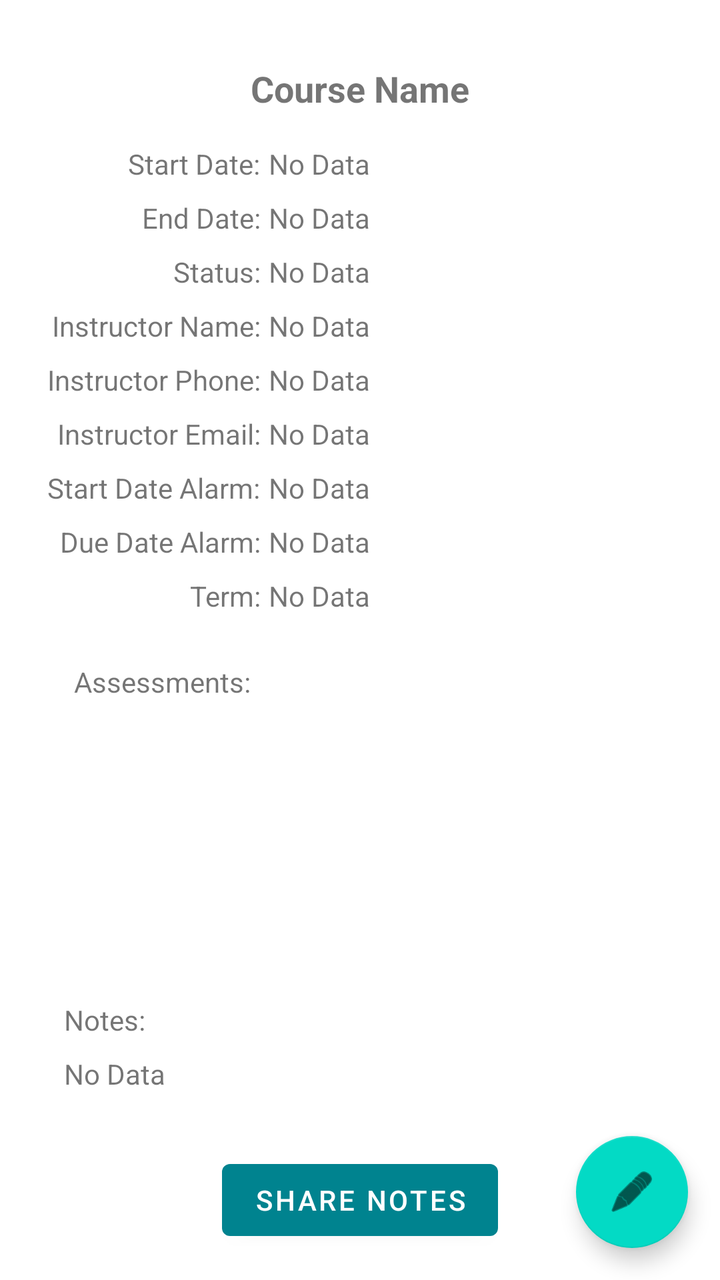
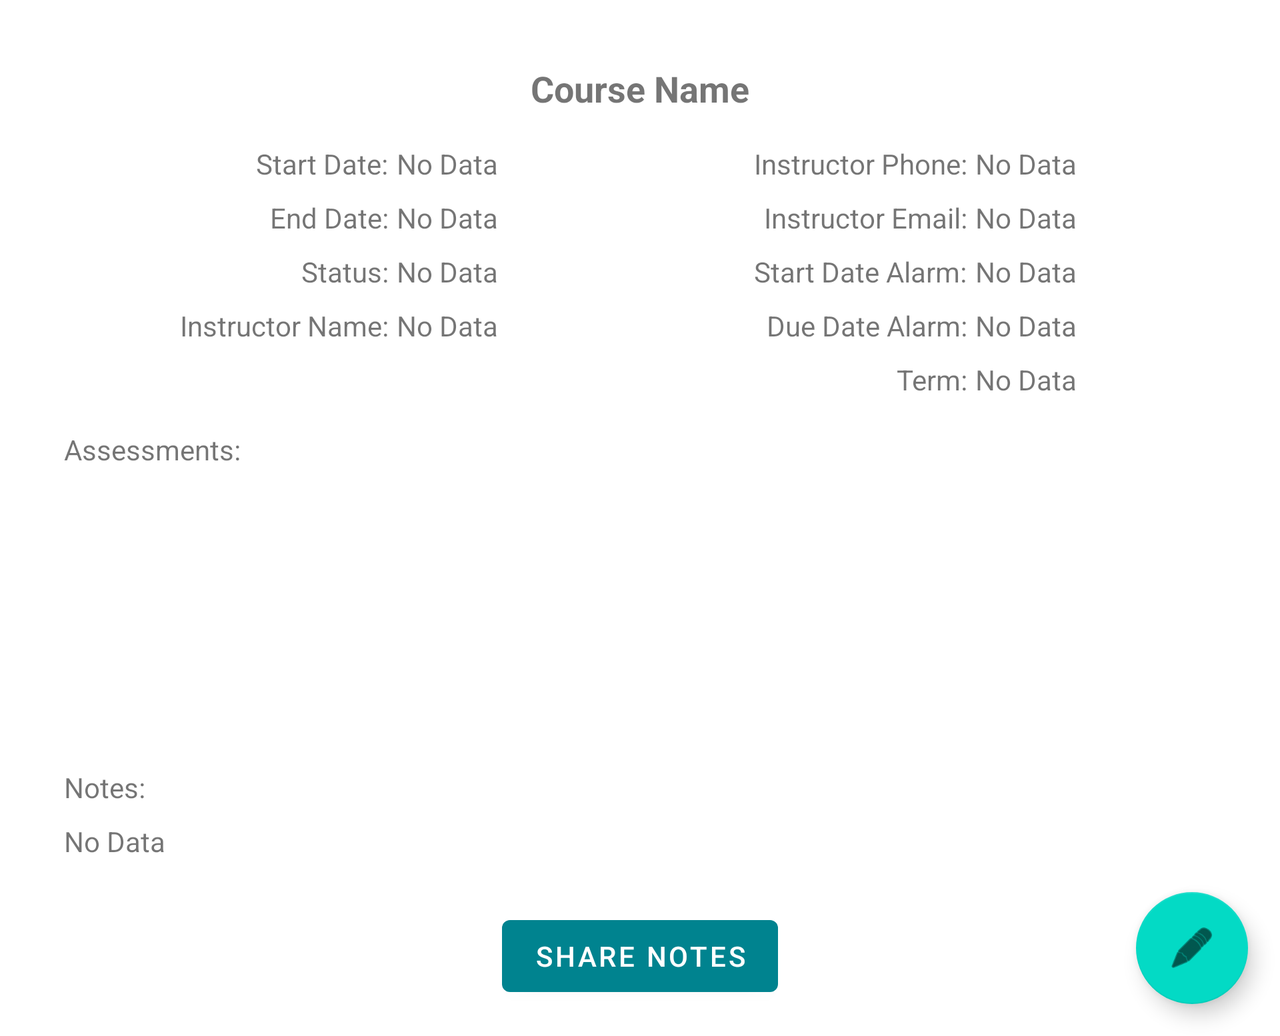

Two renders of one Android screen. The first uses the default layout on a phone; the second uses the alternative layout the repository ships for a different screen configuration, on a matching device. The two XML files are below.
<!-- AndroidManifest.xml: application theme Theme.TermManager -->
<!-- res/layout/course_detail.xml -->
<?xml version="1.0" encoding="utf-8"?>
<ScrollView xmlns:android="http://schemas.android.com/apk/res/android"
    xmlns:app="http://schemas.android.com/apk/res-auto"
    xmlns:tools="http://schemas.android.com/tools"
    android:layout_width="match_parent"
    android:layout_height="match_parent"
    android:fillViewport="true"
    android:isScrollContainer="true"
    android:scrollIndicators="right"
    android:scrollbarStyle="insideOverlay"
    tools:context=".CourseEditActivity">

    <androidx.constraintlayout.widget.ConstraintLayout
        android:layout_width="match_parent"
        android:layout_height="match_parent">

        <TextView
            android:id="@+id/courseNameText"
            android:layout_width="wrap_content"
            android:layout_height="wrap_content"
            android:layout_marginStart="16dp"
            android:layout_marginTop="32dp"
            android:layout_marginEnd="16dp"
            android:text="Course Name"
            android:textSize="18sp"
            android:textStyle="bold"
            app:layout_constraintEnd_toEndOf="parent"
            app:layout_constraintStart_toStartOf="parent"
            app:layout_constraintTop_toTopOf="parent" />

        <TextView
            android:id="@+id/textView11"
            android:layout_width="wrap_content"
            android:layout_height="wrap_content"
            android:layout_marginStart="64dp"
            android:layout_marginTop="16dp"
            android:text="Start Date:"
            app:layout_constraintStart_toStartOf="parent"
            app:layout_constraintTop_toBottomOf="@+id/courseNameText" />

        <TextView
            android:id="@+id/textView12"
            android:layout_width="wrap_content"
            android:layout_height="wrap_content"
            android:layout_marginTop="8dp"
            android:text="End Date:"
            app:layout_constraintEnd_toEndOf="@+id/textView11"
            app:layout_constraintTop_toBottomOf="@+id/textView11" />

        <TextView
            android:id="@+id/startDateText"
            android:layout_width="wrap_content"
            android:layout_height="wrap_content"
            android:layout_marginStart="4dp"
            android:text="No Data"
            app:layout_constraintStart_toEndOf="@+id/textView11"
            app:layout_constraintTop_toTopOf="@+id/textView11" />

        <TextView
            android:id="@+id/endDateText"
            android:layout_width="wrap_content"
            android:layout_height="wrap_content"
            android:layout_marginStart="4dp"
            android:layout_marginTop="8dp"
            android:text="No Data"
            app:layout_constraintStart_toEndOf="@+id/textView12"
            app:layout_constraintTop_toBottomOf="@+id/startDateText" />

        <ListView
            android:id="@+id/courseDetailListView"
            android:layout_width="0dp"
            android:layout_height="wrap_content"
            android:layout_marginStart="32dp"
            android:layout_marginTop="16dp"
            android:layout_marginEnd="32dp"
            android:layout_marginBottom="16dp"
            android:divider="@null"
            app:layout_constraintBottom_toTopOf="@+id/textView30"
            app:layout_constraintEnd_toEndOf="parent"
            app:layout_constraintStart_toStartOf="parent"
            app:layout_constraintTop_toBottomOf="@+id/textView21" />

        <com.google.android.material.floatingactionbutton.FloatingActionButton
            android:id="@+id/courseDetailFAB"
            android:layout_width="wrap_content"
            android:layout_height="wrap_content"
            android:layout_marginEnd="16dp"
            android:layout_marginBottom="16dp"
            android:clickable="true"
            app:layout_constraintBottom_toBottomOf="parent"
            app:layout_constraintEnd_toEndOf="parent"
            app:srcCompat="@android:drawable/ic_menu_edit" />

        <TextView
            android:id="@+id/textView15"
            android:layout_width="wrap_content"
            android:layout_height="wrap_content"
            android:layout_marginTop="8dp"
            android:text="Status:"
            app:layout_constraintEnd_toEndOf="@+id/textView12"
            app:layout_constraintTop_toBottomOf="@+id/textView12" />

        <TextView
            android:id="@+id/textView16"
            android:layout_width="wrap_content"
            android:layout_height="wrap_content"
            android:layout_marginTop="8dp"
            android:text="Instructor Name:"
            app:layout_constraintEnd_toEndOf="@+id/textView15"
            app:layout_constraintTop_toBottomOf="@+id/textView15" />

        <TextView
            android:id="@+id/textView17"
            android:layout_width="wrap_content"
            android:layout_height="wrap_content"
            android:layout_marginTop="8dp"
            android:text="Instructor Phone:"
            app:layout_constraintEnd_toEndOf="@+id/textView16"
            app:layout_constraintTop_toBottomOf="@+id/textView16" />

        <TextView
            android:id="@+id/textView18"
            android:layout_width="wrap_content"
            android:layout_height="wrap_content"
            android:layout_marginTop="8dp"
            android:text="Instructor Email:"
            app:layout_constraintEnd_toEndOf="@+id/textView17"
            app:layout_constraintTop_toBottomOf="@+id/textView17" />

        <TextView
            android:id="@+id/textView19"
            android:layout_width="wrap_content"
            android:layout_height="wrap_content"
            android:layout_marginTop="8dp"
            android:text="Start Date Alarm:"
            app:layout_constraintEnd_toEndOf="@+id/textView18"
            app:layout_constraintTop_toBottomOf="@+id/textView18" />

        <TextView
            android:id="@+id/textView20"
            android:layout_width="wrap_content"
            android:layout_height="wrap_content"
            android:layout_marginTop="8dp"
            android:text="Due Date Alarm:"
            app:layout_constraintEnd_toEndOf="@+id/textView19"
            app:layout_constraintTop_toBottomOf="@+id/textView19" />

        <TextView
            android:id="@+id/textView21"
            android:layout_width="wrap_content"
            android:layout_height="wrap_content"
            android:layout_marginStart="32dp"
            android:layout_marginTop="24dp"
            android:text="Assessments:"
            app:layout_constraintEnd_toEndOf="@+id/textView20"
            app:layout_constraintStart_toStartOf="parent"
            app:layout_constraintTop_toBottomOf="@+id/textView33" />

        <TextView
            android:id="@+id/statusText"
            android:layout_width="wrap_content"
            android:layout_height="wrap_content"
            android:layout_marginStart="4dp"
            android:layout_marginTop="8dp"
            android:text="No Data"
            app:layout_constraintStart_toEndOf="@+id/textView15"
            app:layout_constraintTop_toBottomOf="@+id/endDateText" />

        <TextView
            android:id="@+id/instructorNameText"
            android:layout_width="wrap_content"
            android:layout_height="wrap_content"
            android:layout_marginStart="4dp"
            android:layout_marginTop="8dp"
            android:text="No Data"
            app:layout_constraintStart_toEndOf="@+id/textView16"
            app:layout_constraintTop_toBottomOf="@+id/statusText" />

        <TextView
            android:id="@+id/instructorPhoneText"
            android:layout_width="wrap_content"
            android:layout_height="wrap_content"
            android:layout_marginStart="4dp"
            android:layout_marginTop="8dp"
            android:text="No Data"
            app:layout_constraintStart_toEndOf="@+id/textView17"
            app:layout_constraintTop_toBottomOf="@+id/instructorNameText" />

        <TextView
            android:id="@+id/instructorEmailText"
            android:layout_width="wrap_content"
            android:layout_height="wrap_content"
            android:layout_marginStart="4dp"
            android:layout_marginTop="8dp"
            android:text="No Data"
            app:layout_constraintStart_toEndOf="@+id/textView18"
            app:layout_constraintTop_toBottomOf="@+id/instructorPhoneText" />

        <TextView
            android:id="@+id/startDateAlarmText"
            android:layout_width="wrap_content"
            android:layout_height="wrap_content"
            android:layout_marginStart="4dp"
            android:layout_marginTop="8dp"
            android:text="No Data"
            app:layout_constraintStart_toEndOf="@+id/textView19"
            app:layout_constraintTop_toBottomOf="@+id/instructorEmailText" />

        <TextView
            android:id="@+id/dueDateAlarmText"
            android:layout_width="wrap_content"
            android:layout_height="wrap_content"
            android:layout_marginStart="4dp"
            android:layout_marginTop="8dp"
            android:text="No Data"
            app:layout_constraintStart_toEndOf="@+id/textView20"
            app:layout_constraintTop_toBottomOf="@+id/startDateAlarmText" />

        <TextView
            android:id="@+id/textView30"
            android:layout_width="wrap_content"
            android:layout_height="wrap_content"
            android:layout_marginTop="150dp"
            android:text="Notes:"
            app:layout_constraintStart_toStartOf="@+id/courseDetailNotesText"
            app:layout_constraintTop_toBottomOf="@+id/textView21" />

        <TextView
            android:id="@+id/courseDetailNotesText"
            android:layout_width="0dp"
            android:layout_height="0dp"
            android:layout_marginStart="32dp"
            android:layout_marginTop="8dp"
            android:layout_marginEnd="32dp"
            android:layout_marginBottom="16dp"
            android:scrollIndicators="right"
            android:scrollbars="vertical"
            android:text="No Data"
            android:verticalScrollbarPosition="defaultPosition"
            app:layout_constraintBottom_toTopOf="@+id/courseDetailFAB"
            app:layout_constraintEnd_toEndOf="parent"
            app:layout_constraintStart_toStartOf="parent"
            app:layout_constraintTop_toBottomOf="@+id/textView30" />

        <Button
            android:id="@+id/courseDetailShareButton"
            android:layout_width="wrap_content"
            android:layout_height="wrap_content"
            android:layout_marginBottom="16dp"
            android:text="Share Notes"
            app:layout_constraintBottom_toBottomOf="parent"
            app:layout_constraintEnd_toEndOf="parent"
            app:layout_constraintStart_toStartOf="parent" />

        <TextView
            android:id="@+id/textView33"
            android:layout_width="wrap_content"
            android:layout_height="wrap_content"
            android:layout_marginTop="8dp"
            android:text="Term:"
            app:layout_constraintEnd_toEndOf="@+id/textView20"
            app:layout_constraintTop_toBottomOf="@+id/textView20" />

        <TextView
            android:id="@+id/courseTermNameText"
            android:layout_width="wrap_content"
            android:layout_height="wrap_content"
            android:layout_marginStart="4dp"
            android:layout_marginTop="8dp"
            android:text="No Data"
            app:layout_constraintStart_toEndOf="@+id/textView33"
            app:layout_constraintTop_toBottomOf="@+id/dueDateAlarmText" />

    </androidx.constraintlayout.widget.ConstraintLayout>
</ScrollView>
<!-- resources referenced by this layout -->
<resources>
  <style name="Theme.TermManager" parent="Theme.MaterialComponents.DayNight.DarkActionBar">
          
          <item name="colorPrimary">#00838F</item>
          <item name="colorPrimaryVariant">@color/black</item>
          <item name="colorOnPrimary">@color/white</item>
          
          <item name="colorSecondary">@color/teal_200</item>
          <item name="colorSecondaryVariant">@color/teal_700</item>
          <item name="colorOnSecondary">@color/black</item>
          
          <item name="android:statusBarColor" tools:targetApi="l">?attr/colorPrimaryVariant</item>
          
      </style>
</resources>
<!-- res/layout-land/course_detail.xml (the repository's variant of the layout above) -->
<!-- drawn on the phone turned sideways -->
<?xml version="1.0" encoding="utf-8"?>
<ScrollView xmlns:android="http://schemas.android.com/apk/res/android"
    xmlns:app="http://schemas.android.com/apk/res-auto"
    xmlns:tools="http://schemas.android.com/tools"
    android:layout_width="match_parent"
    android:layout_height="match_parent"
    android:fillViewport="true"
    android:isScrollContainer="true"
    android:scrollIndicators="right"
    android:scrollbarStyle="insideOverlay"
    tools:context=".CourseEditActivity">

    <androidx.constraintlayout.widget.ConstraintLayout
        android:layout_width="match_parent"
        android:layout_height="match_parent">

        <TextView
            android:id="@+id/courseNameText"
            android:layout_width="wrap_content"
            android:layout_height="wrap_content"
            android:layout_marginStart="16dp"
            android:layout_marginTop="32dp"
            android:layout_marginEnd="16dp"
            android:text="Course Name"
            android:textSize="18sp"
            android:textStyle="bold"
            app:layout_constraintEnd_toEndOf="parent"
            app:layout_constraintStart_toStartOf="parent"
            app:layout_constraintTop_toTopOf="parent" />

        <TextView
            android:id="@+id/textView11"
            android:layout_width="wrap_content"
            android:layout_height="wrap_content"
            android:layout_marginStart="128dp"
            android:layout_marginTop="16dp"
            android:text="Start Date:"
            app:layout_constraintStart_toStartOf="parent"
            app:layout_constraintTop_toBottomOf="@+id/courseNameText" />

        <TextView
            android:id="@+id/textView12"
            android:layout_width="wrap_content"
            android:layout_height="wrap_content"
            android:layout_marginTop="8dp"
            android:text="End Date:"
            app:layout_constraintEnd_toEndOf="@+id/textView11"
            app:layout_constraintTop_toBottomOf="@+id/textView11" />

        <TextView
            android:id="@+id/startDateText"
            android:layout_width="wrap_content"
            android:layout_height="wrap_content"
            android:layout_marginStart="4dp"
            android:text="No Data"
            app:layout_constraintStart_toEndOf="@+id/textView11"
            app:layout_constraintTop_toTopOf="@+id/textView11" />

        <TextView
            android:id="@+id/endDateText"
            android:layout_width="wrap_content"
            android:layout_height="wrap_content"
            android:layout_marginStart="4dp"
            android:layout_marginTop="8dp"
            android:text="No Data"
            app:layout_constraintStart_toEndOf="@+id/textView12"
            app:layout_constraintTop_toBottomOf="@+id/startDateText" />

        <ListView
            android:id="@+id/courseDetailListView"
            android:layout_width="0dp"
            android:layout_height="wrap_content"
            android:layout_marginStart="32dp"
            android:layout_marginTop="16dp"
            android:layout_marginEnd="32dp"
            android:layout_marginBottom="16dp"
            android:divider="@null"
            app:layout_constraintBottom_toTopOf="@+id/textView30"
            app:layout_constraintEnd_toEndOf="parent"
            app:layout_constraintStart_toStartOf="parent"
            app:layout_constraintTop_toBottomOf="@+id/textView21" />

        <com.google.android.material.floatingactionbutton.FloatingActionButton
            android:id="@+id/courseDetailFAB"
            android:layout_width="wrap_content"
            android:layout_height="wrap_content"
            android:layout_marginEnd="16dp"
            android:layout_marginBottom="16dp"
            android:clickable="true"
            app:layout_constraintBottom_toBottomOf="parent"
            app:layout_constraintEnd_toEndOf="parent"
            app:srcCompat="@android:drawable/ic_menu_edit" />

        <TextView
            android:id="@+id/textView15"
            android:layout_width="wrap_content"
            android:layout_height="wrap_content"
            android:layout_marginTop="8dp"
            android:text="Status:"
            app:layout_constraintEnd_toEndOf="@+id/textView12"
            app:layout_constraintTop_toBottomOf="@+id/textView12" />

        <TextView
            android:id="@+id/textView16"
            android:layout_width="wrap_content"
            android:layout_height="wrap_content"
            android:layout_marginTop="8dp"
            android:text="Instructor Name:"
            app:layout_constraintEnd_toEndOf="@+id/textView15"
            app:layout_constraintTop_toBottomOf="@+id/textView15" />

        <TextView
            android:id="@+id/textView17"
            android:layout_width="wrap_content"
            android:layout_height="wrap_content"
            android:layout_marginStart="128dp"
            android:text="Instructor Phone:"
            app:layout_constraintBaseline_toBaselineOf="@+id/textView11"
            app:layout_constraintStart_toEndOf="@+id/startDateText" />

        <TextView
            android:id="@+id/textView18"
            android:layout_width="wrap_content"
            android:layout_height="wrap_content"
            android:layout_marginTop="8dp"
            android:text="Instructor Email:"
            app:layout_constraintEnd_toEndOf="@+id/textView17"
            app:layout_constraintTop_toBottomOf="@+id/textView17" />

        <TextView
            android:id="@+id/textView19"
            android:layout_width="wrap_content"
            android:layout_height="wrap_content"
            android:layout_marginTop="8dp"
            android:text="Start Date Alarm:"
            app:layout_constraintEnd_toEndOf="@+id/textView18"
            app:layout_constraintTop_toBottomOf="@+id/textView18" />

        <TextView
            android:id="@+id/textView20"
            android:layout_width="wrap_content"
            android:layout_height="wrap_content"
            android:layout_marginTop="8dp"
            android:text="Due Date Alarm:"
            app:layout_constraintEnd_toEndOf="@+id/textView19"
            app:layout_constraintTop_toBottomOf="@+id/textView19" />

        <TextView
            android:id="@+id/textView21"
            android:layout_width="wrap_content"
            android:layout_height="wrap_content"
            android:layout_marginStart="32dp"
            android:layout_marginTop="16dp"
            android:text="Assessments:"
            app:layout_constraintStart_toStartOf="parent"
            app:layout_constraintTop_toBottomOf="@+id/textView33" />

        <TextView
            android:id="@+id/statusText"
            android:layout_width="wrap_content"
            android:layout_height="wrap_content"
            android:layout_marginStart="4dp"
            android:layout_marginTop="8dp"
            android:text="No Data"
            app:layout_constraintStart_toEndOf="@+id/textView15"
            app:layout_constraintTop_toBottomOf="@+id/endDateText" />

        <TextView
            android:id="@+id/instructorNameText"
            android:layout_width="wrap_content"
            android:layout_height="wrap_content"
            android:layout_marginStart="4dp"
            android:layout_marginTop="8dp"
            android:text="No Data"
            app:layout_constraintStart_toEndOf="@+id/textView16"
            app:layout_constraintTop_toBottomOf="@+id/statusText" />

        <TextView
            android:id="@+id/instructorPhoneText"
            android:layout_width="wrap_content"
            android:layout_height="wrap_content"
            android:layout_marginStart="4dp"
            android:text="No Data"
            app:layout_constraintBaseline_toBaselineOf="@+id/textView17"
            app:layout_constraintStart_toEndOf="@+id/textView17" />

        <TextView
            android:id="@+id/instructorEmailText"
            android:layout_width="wrap_content"
            android:layout_height="wrap_content"
            android:layout_marginStart="4dp"
            android:layout_marginTop="8dp"
            android:text="No Data"
            app:layout_constraintStart_toEndOf="@+id/textView18"
            app:layout_constraintTop_toBottomOf="@+id/instructorPhoneText" />

        <TextView
            android:id="@+id/startDateAlarmText"
            android:layout_width="wrap_content"
            android:layout_height="wrap_content"
            android:layout_marginStart="4dp"
            android:layout_marginTop="8dp"
            android:text="No Data"
            app:layout_constraintStart_toEndOf="@+id/textView19"
            app:layout_constraintTop_toBottomOf="@+id/instructorEmailText" />

        <TextView
            android:id="@+id/dueDateAlarmText"
            android:layout_width="wrap_content"
            android:layout_height="wrap_content"
            android:layout_marginStart="4dp"
            android:layout_marginTop="8dp"
            android:text="No Data"
            app:layout_constraintStart_toEndOf="@+id/textView20"
            app:layout_constraintTop_toBottomOf="@+id/startDateAlarmText" />

        <TextView
            android:id="@+id/textView30"
            android:layout_width="wrap_content"
            android:layout_height="wrap_content"
            android:layout_marginTop="150dp"
            android:text="Notes:"
            app:layout_constraintStart_toStartOf="@+id/courseDetailNotesText"
            app:layout_constraintTop_toBottomOf="@+id/textView21" />

        <TextView
            android:id="@+id/courseDetailNotesText"
            android:layout_width="0dp"
            android:layout_height="wrap_content"
            android:layout_marginStart="32dp"
            android:layout_marginTop="8dp"
            android:layout_marginEnd="32dp"
            android:layout_marginBottom="16dp"
            android:scrollIndicators="right"
            android:scrollbars="vertical"
            android:text="No Data"
            android:verticalScrollbarPosition="defaultPosition"
            app:layout_constraintBottom_toTopOf="@+id/courseDetailFAB"
            app:layout_constraintEnd_toEndOf="parent"
            app:layout_constraintStart_toStartOf="parent"
            app:layout_constraintTop_toBottomOf="@+id/textView30" />

        <Button
            android:id="@+id/courseDetailShareButton"
            android:layout_width="wrap_content"
            android:layout_height="wrap_content"
            android:layout_marginBottom="16dp"
            android:text="Share Notes"
            app:layout_constraintBottom_toBottomOf="parent"
            app:layout_constraintEnd_toEndOf="parent"
            app:layout_constraintStart_toStartOf="parent" />

        <TextView
            android:id="@+id/textView33"
            android:layout_width="wrap_content"
            android:layout_height="wrap_content"
            android:layout_marginTop="8dp"
            android:text="Term:"
            app:layout_constraintEnd_toEndOf="@+id/textView20"
            app:layout_constraintTop_toBottomOf="@+id/textView20" />

        <TextView
            android:id="@+id/courseTermNameText"
            android:layout_width="wrap_content"
            android:layout_height="wrap_content"
            android:layout_marginStart="4dp"
            android:layout_marginTop="8dp"
            android:text="No Data"
            app:layout_constraintStart_toEndOf="@+id/textView33"
            app:layout_constraintTop_toBottomOf="@+id/dueDateAlarmText" />

    </androidx.constraintlayout.widget.ConstraintLayout>
</ScrollView>
